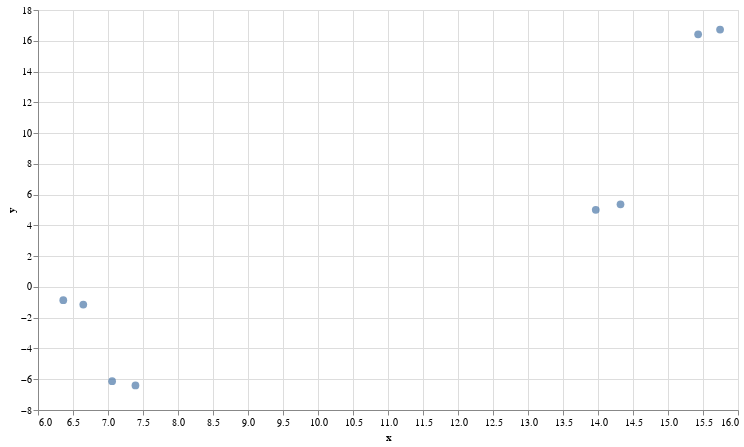

The notebook cell this image was saved under:
### Code cell
chart.interactive()

### Figure 1 — Vega-Lite specification as saved in the notebook (floating-point values rounded to 4 significant figures)
{"config": {"view": {"continuousWidth": 300, "continuousHeight": 300}}, "data": {"name": "data-88b99aaca3187f5615f7f75f24b3c650"}, "mark": {"type": "circle", "size": 60}, "encoding": {"tooltip": [{"field": "text", "type": "nominal"}], "x": {"field": "x", "scale": {"zero": false}, "type": "quantitative"}, "y": {"field": "y", "scale": {"zero": false}, "type": "quantitative"}}, "height": 400, "params": [{"name": "param_1", "select": {"type": "interval", "encodings": ["x", "y"]}, "bind": "scales"}], "width": 700, "$schema": "https://vega.github.io/schema/vega-lite/v5.8.0.json", "datasets": {"data-88b99aaca3187f5615f7f75f24b3c650": [{"text": "Where is the world cup?", "x": 15.43, "y": 16.42}, {"text": "The world cup is in Qatar", "x": 15.74, "y": 16.73}, {"text": "What color is the sky?", "x": 6.361, "y": -0.8619}, {"text": "The sky is blue", "x": 6.647, "y": -1.146}, {"text": "Where does the bear live?", "x": 7.059, "y": -6.128}, {"text": "The bear lives in the the woods", "x": 7.392, "y": -6.405}, {"text": "What is an apple?", "x": 14.32, "y": 5.368}, {"text": "An apple is a fruit", "x": 13.97, "y": 5.015}]}}
